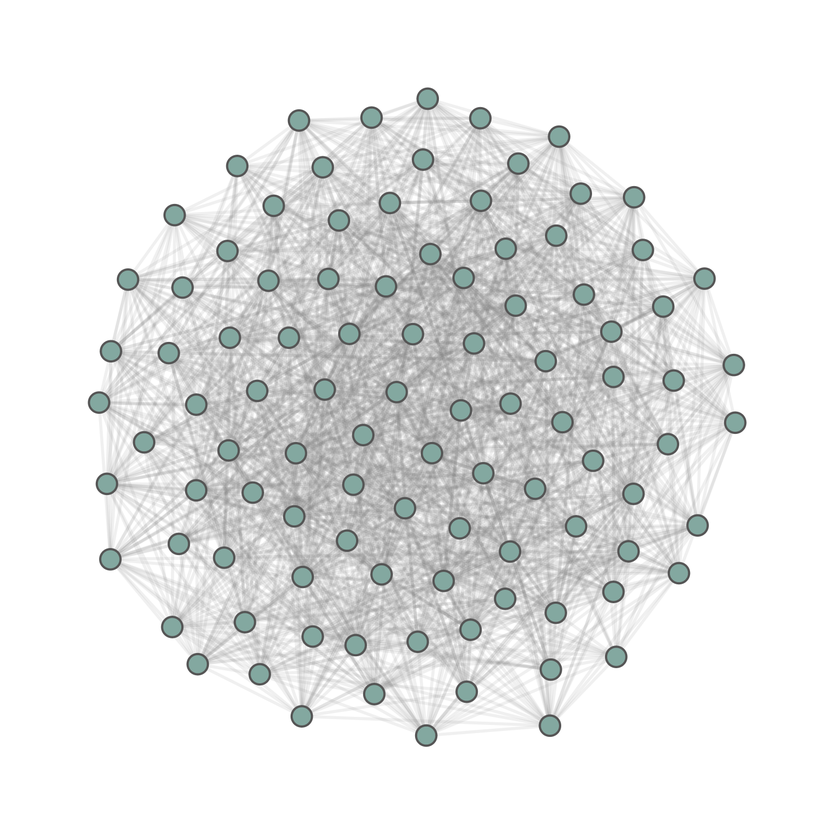
#> input picture random_network.png, 828 x 831 px, shrunk from 1530 x 1536 before the run
$ jupyter execute --allow-errors ProjectB.ipynb
#> lines starting #> are read from the running program, lines starting #| are printed output that depends on the picture
Link to website: https://albert-moller.github.io

Link to explainer notebook: https://github.com/albert-moller/albert-moller.github.io

Group members: Albert Frisch Møller (s214610) and Mark Andrawes (s214654)

For this final assignment each group member contributed equally to every aspect of the assignment

# **Explainer Notebook**

## **Motivation**

Our dataset contains all tweets made by the US Senators during the first year of the Biden administration (2021).

The dataset contains ready-made data, meaning that it was not specifically collected for this study but was created for a different purpose. However, the dataset still aligns very well with the requirements of this exploration.

We chose this particular dataset as we wanted to explore the communities within the US Senate, as well as the topics being discussed within them. The structure of this dataset allows us to explore this, as it provides a way to understand the relationships between the US Senators through social media interactions. Our goal for the end user's experience is to...

## **Basic stats**

To understand the dataset better, we will load the dataset into Pandas DataFrame and display a sample:

[cell 1]
from datasets import load_dataset, concatenate_datasets
import pandas as pd

#> (the rest of this cell did not finish here and is left out)

The sample above contains the first five rows of the dataset. As shown, it contains the following columns: date, id, username, text, party, labels, and embeddings. Below is a brief description of what each of these columns contains:

**date**: Time and day of when the tweet was posted.
**id**: A unique tweet identifier.
**Username**: The username of the senator who posted the tweet.
**text**: The tweet text.
**party**: The party of the Senator who posted the tweet.
**labels**: Provides the same information as party - "0" indicates the senator is a Republican, "1" indicates the Senator is a Democrat.
**embeddings**: A list of embeddings for the tweet.

### **Data cleaning and preprocessing**
Seeing as the 'labels' column provides the same information as the 'party' column, the 'labels' column will be removed. Additionally, the 'embeddings' column will be removed as it will not be used in the analysis.

#> (a cell that did not finish here is left out)

### **Dataset stats**
Having preprocessed the data, let us now investigate the basic properties of the dataset. This includes the number of rows (corresponding to the number of tweets), the number of unique usernames (corresponding to the number of senators), and the number of democrats and republicans.

#> (a cell that did not finish here is left out)

As shown above, the dataset contains 99693 tweets, posted by a total of 99 senators. Out of these senators, 50 were Democrats and 49 were Republicans.

## **Tools, theory and analysis**

### **Building the network**

Having gained a good understanding of the dataset, we will now use it to build a network using the networkx library. The network will consist of nodes representing the senators, and edges representing mentions within the tweets. So, if a senator mentions another in a tweet, an edge is created between them. It is important to note that the edges are weighted and that each node has a 'party' attribute corresponding to their party.

Seeing as many of the mentions in the tweets are not related to another senator, the text within the tweets were split by '@' and each split was checked against the usernames of the senators.

[cell 4]
#Build the US Senate twitter network
from collections import defaultdict
import networkx as nx
G = nx.Graph()
edges = defaultdict(int)

#> (the rest of this cell did not finish here and is left out)

### **Basic stats about the network**
Having built the network, we find the number of nodes and the number of edges. Additionally, the probability of an edge existing betwen any two nodes in the graph is found using Equation 3.2 from Chapter 3, and the average degree of the nodes in the graph was calculated using Equation 3.3 from Chapter 3. These are important statistics to find as they provide an overview of the network structure.

[cell 5]
node_count_real = G.number_of_nodes()
edge_count_real = G.number_of_edges()

print(f"Number of nodes: {node_count_real}")
print(f"Number of edges: {edge_count_real}")

#Calculate p using the formula p = 2*<L>/(N*(N-1)) obtained by isolating for p in equation 3.2 from Chapter 3
#> (the rest of this cell did not finish here and is left out)

As expected, the graph contains 99 nodes corresponding to the 99 senators in the dataset, and the graph contains 1608 edges in total. The probability of an edge existing between two given nodes was found to be 0.33, and the average degree was found to be 32.5.

### **Building a random network**
To be able to understanding the properties about the network better, we can compare them to those of a random network that contains the same number of nodes. We do this to be able to verify that the US senators network is significantly different from a random network. We build this random network below:

[cell 6]
import numpy as np
def random_network(N, p):
    G = nx.Graph()
    G.add_nodes_from(range(N))
    for i in range(N):
        for j in range(i+1,N):
            if np.random.uniform(0,1) < p:
                G.add_edge(i,j)
    return G

#> (the rest of this cell did not finish here and is left out)

### **Visualizing the networks**
Having built our Senator network and a random network for comparison, we can visualize both using the netwulf package:

[cell 7]
#Visualizing the networks
import netwulf as nw
import matplotlib.image as mpimg
import matplotlib.pyplot as plt
#nw.visualize(G)
#nw.visualize(G_random)
def display_images_side_by_side(image_paths):
    plt.figure(figsize=(10, 5))
    for i, image_path in enumerate(image_paths, start=1):
        img = mpimg.imread(image_path)
#> img is the input picture: shape (831, 828, 4) float32; mean R, G, B, A 0.898, 0.903, 0.902, 1
        plt.subplot(1, len(image_paths), i)
        plt.imshow(img)
        plt.axis('off')
    plt.show()
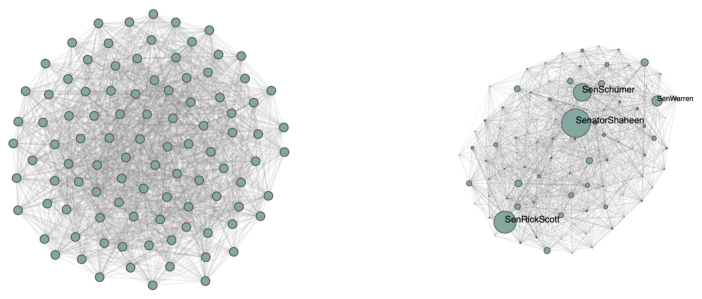
#> figure drawn by matplotlib, 2 panels

image_paths = ['random_network.png', 'us_senate_twitter_network.png']
display_images_side_by_side(image_paths)

### **Comparing the networks**
We now compare the connected components of the two networks, as well as the number of isolated nodes. This gives us more insight into the network architecture and connectivity.

#> (a cell that did not finish here is left out)

From this, we see that both the random network and the Senators network are fully connected, as the larged connected component involves all 99 nodes in both networks. Thus, both networks also contains no isolated nodes.

We now investigate the degree distributions of the two networks. This will provide insight into whether the networks follow a power-law degree distribution, where most nodes have a low degree and a few nodes have very high degrees.

#> (a cell that did not finish here is left out)

### **Assortativity based on political party**
To investigate how the political party attribute of the nodes influences the formation of links within the Senator network, we calculate the assortativity coefficient based on the party attribute:

[cell 10]
def assortativity_coeffecient(G, attribute: str):
#> called with attribute = 'party'
    attribute_dict = nx.get_node_attributes(G, attribute)
    assert len(attribute_dict) == G.number_of_nodes()
    attributes = list(set(attribute_dict.values()))
    attribute_indices = {attr: i for i, attr in enumerate(attributes)}
    e = np.zeros((len(attributes), len(attributes)))

    for a, b in G.edges():
        index_a = attribute_indices[attribute_dict[a]]
        index_b = attribute_indices[attribute_dict[b]]
        e[index_a][index_b] += 1
        e[index_b][index_a] += 1

    e = e / e.sum()
    a, b = e.sum(axis=1), e.sum(axis=0)
    r = (np.sum(np.diag(e)) - np.sum(a * b)) / (1 - np.sum(a * b))
    return r

r = assortativity_coeffecient(G, "party")
print("Assortativity coefficient based on party attribute:", round(r,3))

An assortativity coefficient of 0.262 based on the party attribute, in the context of the Senator network, indicates that there is a moderate tendency towards forming links within the same polticial party, but there are still a significant number of links across the two parties.

### **Analyzing assortativity in random networks using configuration model**
We now assess the significance of the assortativity by comparing the network's assortativity coefficient against that of random networks generated through the configuration model.

[cell 11]
import random
from tqdm import tqdm

def configuration_model(G, num_swaps):
#> called with num_swaps = 0
    RG = G.copy()
    edges = list(RG.edges())
    edge_count = len(edges)
    for _ in range(num_swaps):
        e1_idx, e2_idx = random.sample(range(edge_count), 2)
        e1, e2 = edges[e1_idx], edges[e2_idx]
        u, v = e1
        x, y = e2

        if random.random() < 0.5:
            u, v = v, u

        if u != y and v != x and not RG.has_edge(u, y) and not RG.has_edge(x, v):
            RG.remove_edge(*e1)
            RG.remove_edge(*e2)
            RG.add_edge(u, y)
            RG.add_edge(x, v)
            edges[e1_idx] = (u, y)
            edges[e2_idx] = (x, v)

    return RG

num_swaps = G.number_of_edges() * 10
randomized_graph = configuration_model(G, num_swaps)

#Assert that the degrees of the nodes in the original network and the configuration model remain the same
original_degrees = dict(G.degree())
randomized_degrees = dict(randomized_graph.degree())
degrees_match = all(original_degrees[node] == randomized_degrees[node] for node in G.nodes())
print(f"Do the degrees match? {degrees_match}")

[cell 12]
#Generate 100 random networks:
assortativity_coeffecients = []
num_swaps = G.number_of_edges() * 10

for _ in tqdm(range(100)):
    random_network = configuration_model(G, num_swaps)
    r = assortativity_coeffecient(random_network, "party")
    assortativity_coeffecients.append(r)

original_assortativity = assortativity_coeffecient(G, "party")
print(f"Assortativity coeffecient of the original network is {original_assortativity}")

[cell 13]
max_assortativity = max(assortativity_coeffecients)
min_assortativity = min(assortativity_coeffecients)
bins = np.linspace(min_assortativity, max_assortativity, 15)
plt.hist(assortativity_coeffecients, bins=bins, color='blue', alpha=0.7)
plt.axvline(original_assortativity, color='red', linestyle='dashed', linewidth=1, label = "original network")
plt.title('Distribution of Assortativity Coefficients')
plt.xlabel('Assortativity Coefficient')
plt.ylabel('Frequency')
plt.legend()
plt.show()
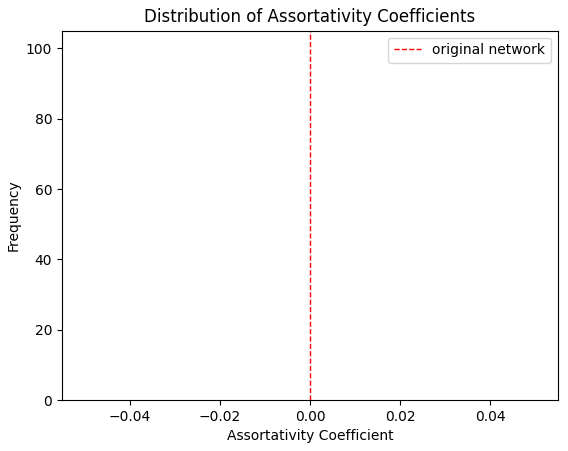
#> figure drawn by matplotlib, 1 panel; tallest bar 100 high, from x = 0 to 0

The plot above shows the distribution of assortativity coefficients for 100 random networks and the assortativity coefficient of the US Senator network. From observing the distribution, it is evident that connections within the same party are indeed significantly higher than chance. This is because the assortativity coefficient of the US Senator network is significantly larger than that of random networks. The large value, namely 0.262, indicates that there is a high likelihood that any two nodes from the same party being connected.

### **Analyzing assortativity by degree**
We now calculate degree assortativity for the network and compare it to that of 100 random networks generated using the configuration model.

[cell 14]
def degree_assortativity(G):
    degrees = dict(G.degree())

    # Calculate the joint probability distribution of the degrees of the nodes on either side of an edge
    M = np.zeros((max(degrees.values())+1, max(degrees.values())+1))
    for u, v in G.edges():
        M[degrees[u]][degrees[v]] += 1
        M[degrees[v]][degrees[u]] += 1

    # Normalize the matrix
    M /= M.sum()

    a_i = M.sum(axis=1)
    b_i = M.sum(axis=0)

    assortativity = (np.trace(M) - np.dot(a_i, b_i)) / (1 - np.dot(a_i, b_i))
    return assortativity

#Generate 100 random networks:
degree_assortativities = []
num_swaps = G.number_of_edges() * 10

#> (the rest of this cell did not finish here and is left out)

#> (a cell that did not finish here is left out)

As indicated by the red dashed line, the degree assortativity of the US senator network is not significantly different to the degree assortativity that would be expected by chance. This indicates that high-degree Senators are not necessarily more likely to connect with other high-degree senators.

### **Finding central nodes**
We now find the 5 most central senators according to the closeness centrality.

[cell 16]
closeness_centrality = nx.closeness_centrality(G)
top5_closeness_centralities = sorted(closeness_centrality.items(), key=lambda x: x[1], reverse=True)[:5]
print("Top 5 senators by closeness centrality:")
for scientist, centrality in top5_closeness_centralities:
    print(f"Senator {scientist}: {centrality}")

Given that closeness centrality measures how close a node is to all other nodes in the network, the 5 senators with highest closeness centrality likely play a critical role in the political discussions taking place on twitter. These senators likely connect with many others on twitter and tend to collaborate with others often. This indicates that they are influential and widely recognized on the social media platform.

We now find the 5 most central senators according to **eigenvector centrality**:

#> (a cell that did not finish here is left out)

Interestingly, we see that the top 5 senators by centrality and by eigenvector centrality are the same, but in a different order. We can investigate the relationship between closeness centrality of nodes and their degree by plotting:

[cell 18]
degrees = dict(G.degree())
closeness_values = list(closeness_centrality.values())
degree_values = list(degrees.values())

# Plotting closeness centrality of nodes vs their degree
plt.figure(figsize=(10, 6))
plt.scatter(degree_values, closeness_values, color='blue')
plt.title('Closeness Centrality vs. Degree')
plt.xlabel('Degree')
plt.ylabel('Closeness Centrality')
plt.grid(True)
plt.show()
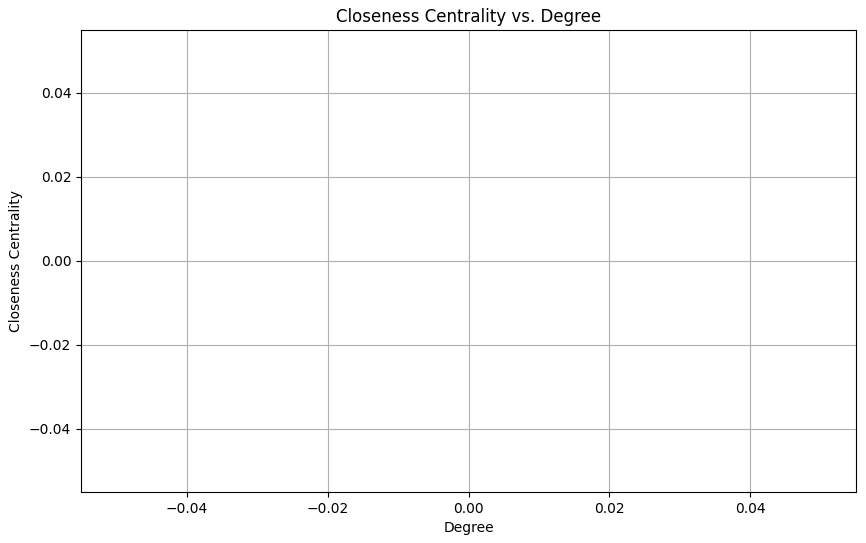
#> figure drawn by matplotlib, 1 panel
